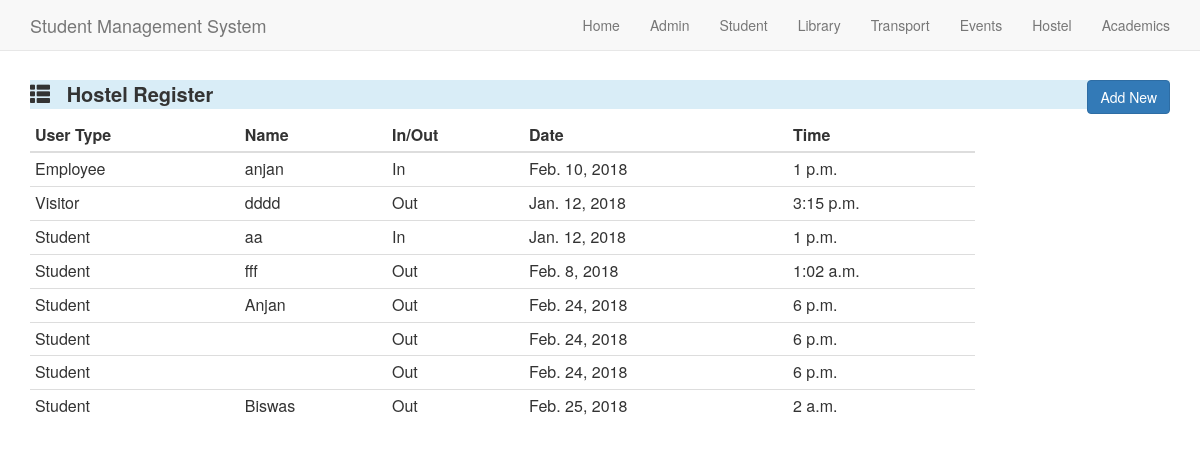
The app's page /hostelregister/ with its own data.
### Hostel/models.py (models this page shows, shortened)
class Hostel_Register(models.Model):
    user_choices=(
    ('Employee','Employee'),
    ('Student','Student'),
    ('Visitor','visitor'),
    ('Other','Other'),
    )
    inout_choices=(
    ('In','In'),
    ('Out','Out'),
    )
    User_type=models.CharField(max_length=10,choices=user_choices)
    Name=models.CharField(max_length=20)
    In_out=models.CharField(max_length=3,choices=inout_choices)
    Date=models.DateField()
    Time=models.TimeField()

### Hostel/views.py (the view)
# urls.py: url(r'^hostelregister/$',hosview.HostelRegister,name='Hostel_Register'),
def HostelRegister(request):
    query =Hostel_Register.objects.all()
    hostel_detail_list = []
    for q in query:
        temp_dict = {}
        temp_dict['User_type']= q.User_type
        temp_dict['Name']=q.Name
        temp_dict['In_out']= q.In_out
        temp_dict['Date']=q.Date
        temp_dict['Time']= q.Time
        hostel_detail_list.append(temp_dict)
    context_dict = {'query':hostel_detail_list}
    return render(request,'hostelregister.html',context_dict)

### Hostel/templates/hostelregister.html (shortened to what this page needs)
<html>
<head>
	<link rel="stylesheet" href="https://maxcdn.bootstrapcdn.com/bootstrap/3.3.7/css/bootstrap.min.css">
</head>
<body >
{% block content %}
  <nav class="navbar navbar-default navbar-fixed-top">
    <div class="container">
      <div class="navbar-header">
        <a class="navbar-brand" href="index.html">Student Management System</a>
      </div>
      <div class="collapse navbar-collapse" id="myNavbar">
        <ul class="nav navbar-nav navbar-right">
          <li><a href="/">Home</a></li>
          <li><a href="/admin">Admin</a></li>
          <li><a href="/student">Student</a></li>
          <li><a href="/library">Library</a></li>
          <li><a href="/transport">Transport</a></li>
          <li><a href="/events">Events</a></li>
          <li><a href="/hostel">Hostel</a></li>
          <li><a href="/academics">Academics</a></li>
        </ul>
      </div>
    </div>
  </nav>
 <br><br>
 <br>
 <br>
 <div class="container">
	<div class="row">
		<div class='col-md-12'>
			<p class="bg-info" style='font-size:20px;font-weight:bold;'>
				<span class="glyphicon glyphicon-th-list"></span>
				&nbsp;
				Hostel Register
				<a href="/addhostelregister" button type="button"  style="float: right" class="btn btn-primary">Add New</button></a>
			</p>
		</div>
	</div>
		<div class='row'>
		<div class='col-md-10 pull-left'>
		<table class="table table-condensed">
			<thead>
		<tr>
			<th>User Type</th>
      <th>Name</th>
      <th>In/Out</th>
      <th>Date</th>
      <th>Time</th>
		</tr>
			</thead>
			<tbody>
			{% for q in query %}
		<tr>
			<td>{{q.User_type}}</td>
      <td>{{q.Name}}</td>
      <td>{{q.In_out}}</td>
      <td>{{q.Date}}</td>
      <td>{{q.Time}}</td>
		</tr>
		{% endfor %}
	</tbody>
	</table>
		</div>
	</div>
</div>
{% endblock %}

### records on screen
Hostel_Register: User_type "Employee", Name "anjan", In_out "In", Date "Feb. 10, 2018", Time "1 p.m."
Hostel_Register: User_type "Visitor", Name "dddd", In_out "Out", Date "Jan. 12, 2018", Time "3:15 p.m."
Hostel_Register: User_type "Student", Name "aa", In_out "In", Date "Jan. 12, 2018", Time "1 p.m."
Hostel_Register: User_type "Student", Name "fff", In_out "Out", Date "Feb. 8, 2018", Time "1:02 a.m."
Hostel_Register: User_type "Student", Name "Anjan", In_out "Out", Date "Feb. 24, 2018", Time "6 p.m."
Hostel_Register: User_type "Student", In_out "Out", Date "Feb. 24, 2018", Time "6 p.m."
Hostel_Register: User_type "Student", In_out "Out", Date "Feb. 24, 2018", Time "6 p.m."
Hostel_Register: User_type "Student", Name "Biswas", In_out "Out", Date "Feb. 25, 2018", Time "2 a.m."
